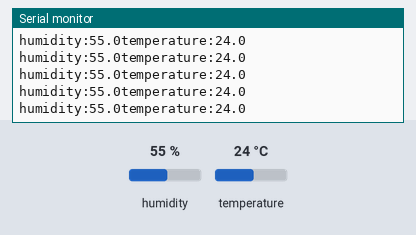
This sketch was run on a simulated Arduino Uno, built with avr-gcc and run on an emulated ATmega328P. Parts: the last lines printed to the serial monitor. The test bench sets the inputs (shaded band); at power-on: humidity 55 %, temperature 24 °C.

Above: at 2.8 s.
2.9 s: humidity set to 22 %
At 4.05 s:
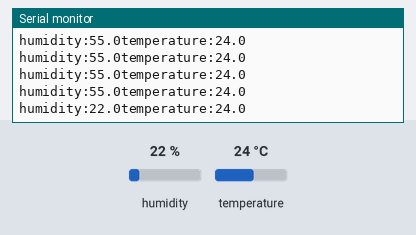
5.6 s: temperature set to 12 °C
At 5.66 s:
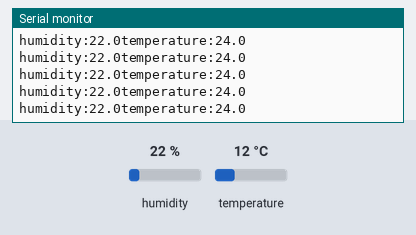
11.6 s: humidity set to 40 %
At 11.62 s:
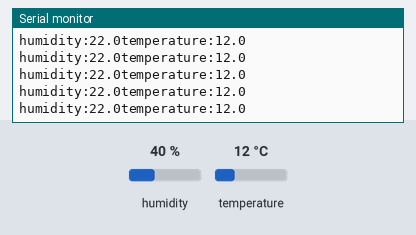
Timing chart, 0 to 14.6 s (numbered marks = the images above; inputs shaded):
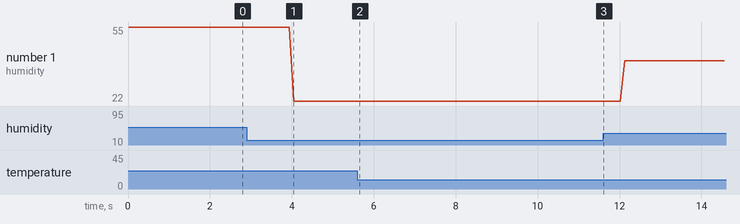

Measured:
- after the input at 2.9 s, the serial monitor: prints a new line after 1.1 s (image 1)
- plotted number 1: 22 → 40 after the input at 11.6 s

The sketch:

DHT22_long.ino
```cpp
#include "DHT.h"

#define DHTPIN 2     // what digital pin we're connected to

#define DHTTYPE DHT22   // DHT 22  (AM2302), AM2321

DHT dht(DHTPIN, DHTTYPE);

void setup()
{
  Serial.begin(9600);
  dht.begin();
  Serial.println("DHT22 start");
}

void loop()
{
  float h = dht.readHumidity();
  float t = dht.readTemperature();

  Serial.print("humidity:");
  Serial.print(h,1);
  Serial.print("temperature:");
  Serial.println(t,1);

  delay(100);
}
```
